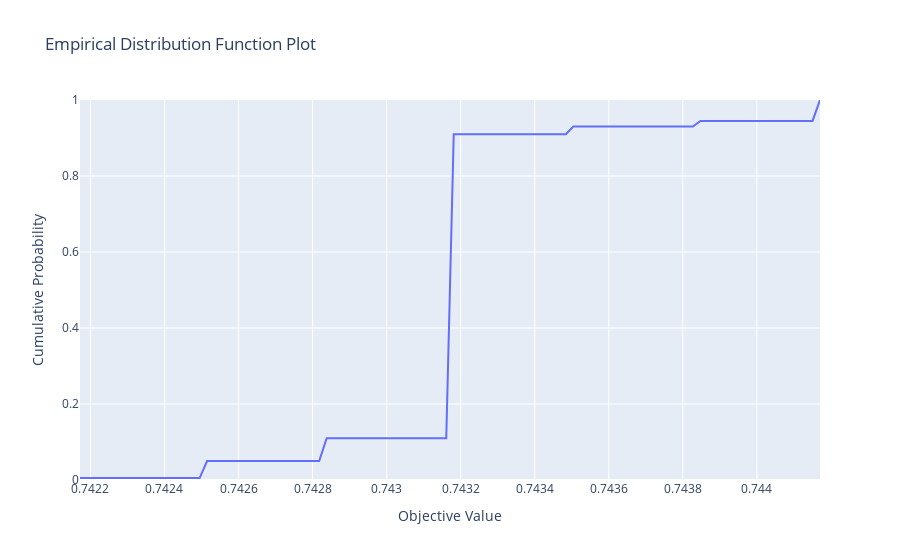

Write notebook code for a chart like this one.
### Code cell
optuna.visualization.plot_edf(study)
